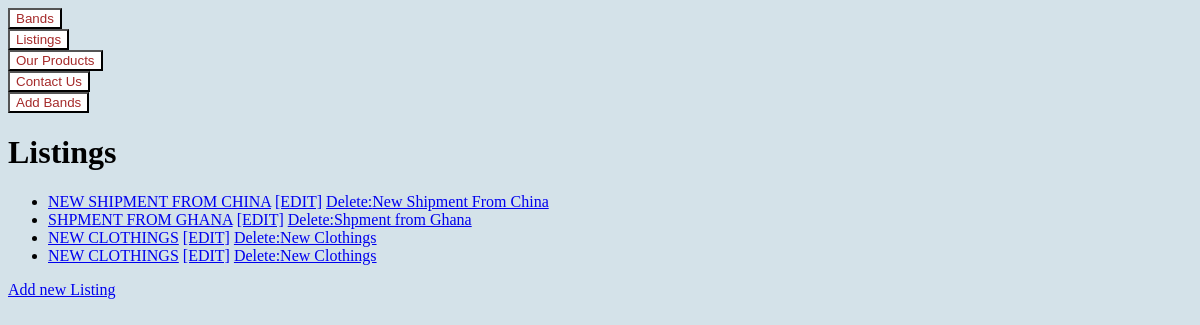
The page /listings/ on the database as committed earlier.
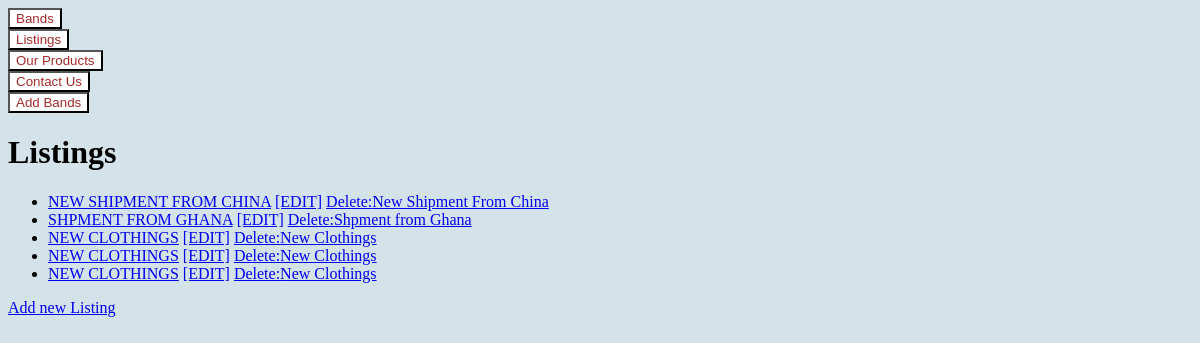
The same page on the database as committed later.
### listings/models.py (models this page shows, shortened)
class Listing(models.Model):
    class Type(models.TextChoices):
        RECORDS = 'RC'
        CLOTHING = 'CL'
        POSTERS = 'PT'
        MISCELLANEOUS = 'MC'
    description = models.fields.CharField(max_length=150)
    sold = models.fields.BooleanField(default=False)
    year = models.fields.IntegerField(validators=[MinValueValidator(1900), MaxValueValidator(2023)],null=True)
    type = models.fields.CharField(choices=Type.choices, max_length=50)
    Band = models.ForeignKey(band, null=True, on_delete=models.SET_NULL)

### listings/views.py (the view)
# urls.py: path('listings/', views.listings_list, name='Listings-list'),
def listings_list(request):
    listings = Listing.objects.all()
    return render(request,'listings/listing_list.html',{'listings':listings})

### listings/templates/listings/listing_list.html
{% extends 'listings/base.html' %}
{% block content %}
        <h1>Listings</h1>
        <ul>
            {% for listing in listings %}
               <li> <a href="{% url 'listing-detail' listing.id %}">{{listing.description|upper}}</a>
                    <a href="{% url 'update-listing' listing.id %}">[EDIT]</a>
                    <a href="{% url 'delete-listing' listing.id %}">Delete:{{listing.description}}</a>
                </li>
            {% endfor %}
        </ul>
        <a href="{% url 'create-listing' %}">Add new Listing</a>
{% endblock %}

Rows that differ between the two databases and show on the page:
added Listing: description "NEW CLOTHINGS", description "New Clothings"
